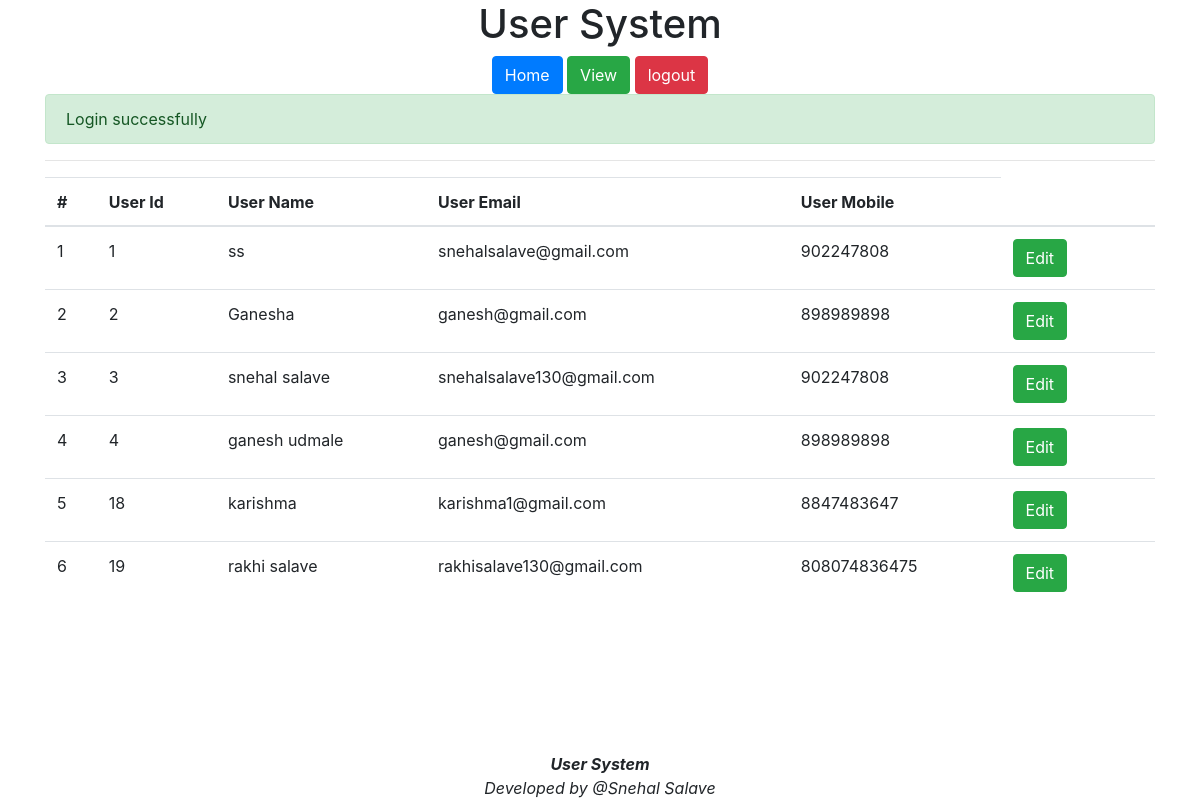
The page /user_view.php (signed in) on the database its author committed.
### tables this page shows
CREATE TABLE `user` (
  `id` int(11) NOT NULL,
  `UserName` varchar(30) NOT NULL,
  `userPassword` varchar(30) NOT NULL,
  `UserEmail` varchar(30) NOT NULL,
  `UserMobile` varchar(15) NOT NULL,
  `UserCountry` varchar(30) NOT NULL,
  `userCity` varchar(30) NOT NULL
);

### user_view.php (the view)
<?php include("header.php"); ?>
<?php
$sql="select * from user";
$res=mysqli_query($con,$sql);
if(mysqli_num_rows($res)>0)
{
    ?>
    <hr>
<table class="table table-hover">
	<tr>
		<th>#</th>
		<th>User Id</th>
		<th>User Name</th>
		<th>User Email</th>
		<th>User Mobile</th>
	<tr>
	<tbody>
		<?php
		$counter = 1;
		while($row=mysqli_fetch_assoc($res))
		{
		?>
		<tr>
			<td> <?php echo $counter++; ?> </td>
			<td> <?php echo $row['id']; ?> </td>
			<td> <?php echo $row['UserName']; ?> </td>
			<td> <?php echo $row['UserEmail']; ?> </td>
			<td> <?php echo $row['UserMobile']; ?> </td>
			<td>
				<a class="btn btn-success"  href="user_edit.php?id=<?php echo $row['id'];?>">Edit</a>
			<td>
		</tr>
<?php } ?>
	</tbody>
</table>
<?php
	}else
	{
		echo "Record Not Found";
 }
 ?>
<?php include("footer.php"); ?>

### header.php (shortened to what this page needs)
<!DOCTYPE html>
<html lang="en">
<head>
    <link rel="stylesheet" href="https://maxcdn.bootstrapcdn.com/bootstrap/4.5.2/css/bootstrap.min.css">
</head>
<body>
<div class="container">
<h1 class="text-center">User System</h1>
<?php
include("menu.php");
?>
<?php if( isset($_COOKIE['success']) ){ ?>
<div class="alert alert-success" role="alert">
	<?php echo $_COOKIE['success']; ?>
</div>
<?php } ?>

### menu.php
<div class="menu text-center">
	<a class="btn btn-primary"  href="home.php">Home</a>
	<a class="btn btn-success" href="user_view.php">View</a>
	<a class="btn btn-danger"  href="javascript:void(0)" onclick="funLogout()">logout</a>
</div>

### footer.php (shortened to what this page needs)
		</div>
	</body>
	<footer class="text-center" style="position: fixed; bottom: 0; width: 100%;">
		<i ><b> User System </b> <br>  Developed by @Snehal Salave</i>
	</footer>
</html>

### rows shown on the page
user: id "1", UserName "ss", UserEmail "snehalsalave@gmail.com", UserMobile "902247808"
user: id "2", UserName "Ganesha", UserEmail "ganesh@gmail.com", UserMobile "898989898"
user: id "3", UserName "snehal salave", UserEmail "snehalsalave130@gmail.com", UserMobile "902247808"
user: id "4", UserName "ganesh udmale", UserEmail "ganesh@gmail.com", UserMobile "898989898"
user: id "18", UserName "karishma", UserEmail "karishma1@gmail.com", UserMobile "8847483647"
user: id "19", UserName "rakhi salave", UserEmail "rakhisalave130@gmail.com", UserMobile "808074836475"

### other values the page prints
$_COOKIE['success'] "Login successfully"
